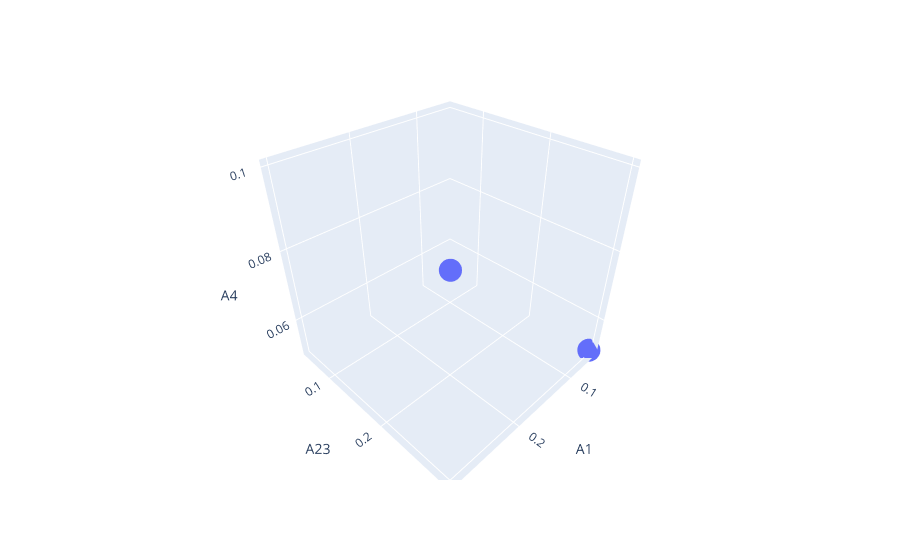

Here is the notebook cell this chart was saved with:
### Code cell
px.scatter_3d(df_tmp,x='A1',y='A23',z='A4')

### Figure 1 — Plotly figure (JSON) as saved in the notebook; plotly's stock layout.template omitted (floating-point values rounded to 4 significant figures)
{"data": [{"hovertemplate": "A1=%{x}<br>A23=%{y}<br>A4=%{z}<extra></extra>", "legendgroup": "", "marker": {"color": "#636efa", "symbol": "circle"}, "mode": "markers", "name": "", "scene": "scene", "showlegend": false, "type": "scatter3d", "x": [0.3, 0.05, 0.05, 0.2999], "y": [0.3, 0.3, 0.05, 0.2999], "z": [0.1, 0.05, 0.05, 0.09998]}], "layout": {"legend": {"tracegroupgap": 0}, "margin": {"t": 60}, "scene": {"domain": {"x": [0, 1], "y": [0, 1]}, "xaxis": {"title": {"text": "A1"}}, "yaxis": {"title": {"text": "A23"}}, "zaxis": {"title": {"text": "A4"}}}}}
